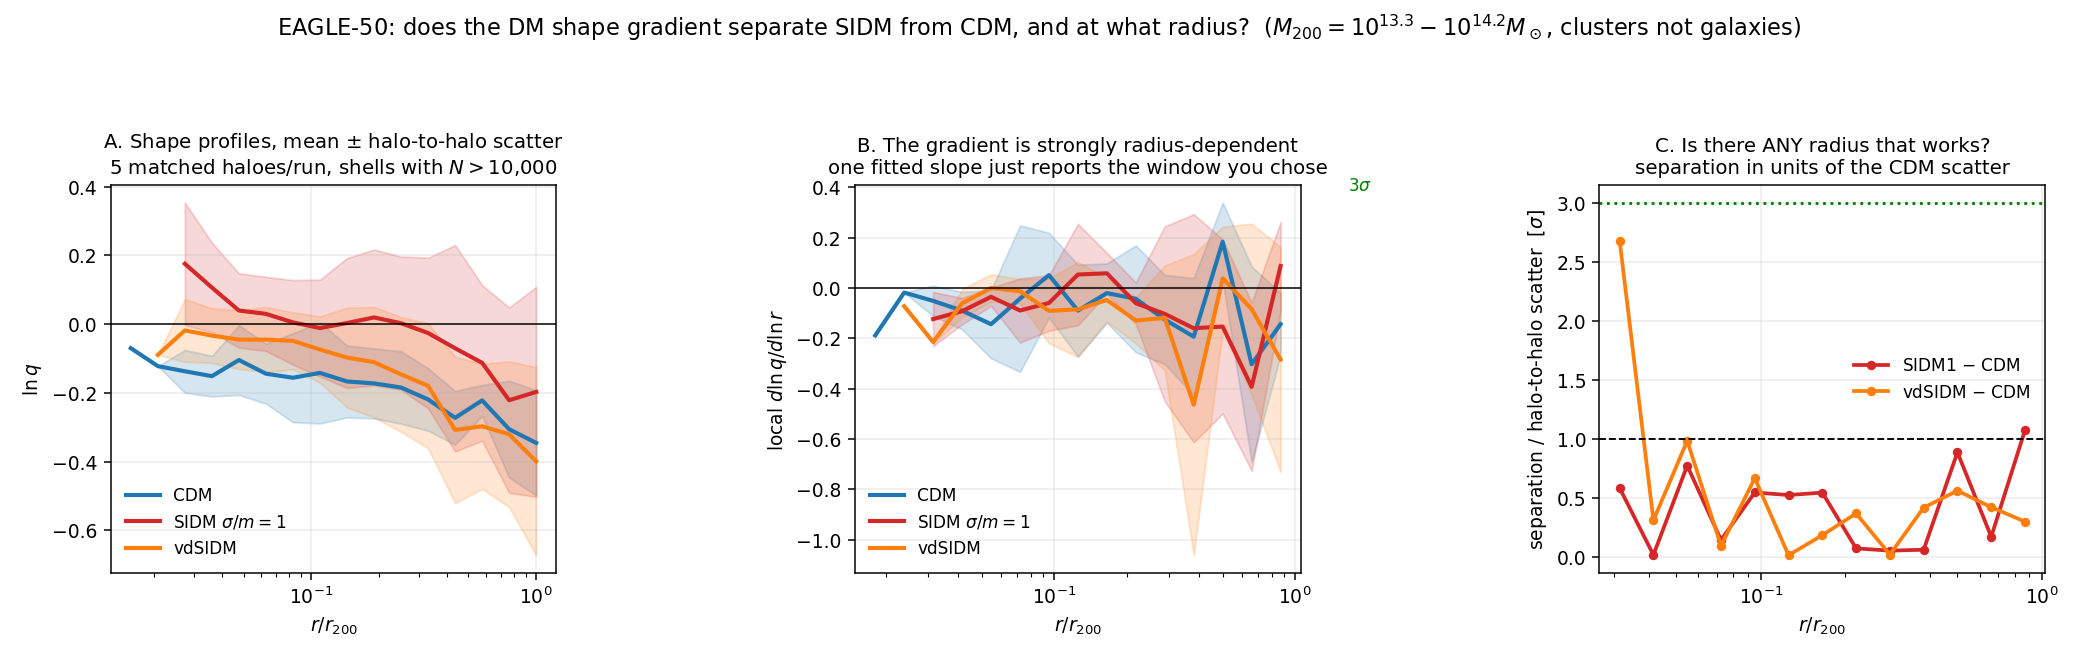

The Python source for this figure:
"""Is there ANY radius where the DM shape gradient separates SIDM from CDM?

Done in ln q, not q: dm_Q is c/a in a frame fixed to the stellar angular
momentum, so it runs above 1 for haloes prolate about that axis (48% of the
SIDM1 bins). ln q is symmetric under oblate<->prolate inversion; a linear fit
in q is not, and an earlier version of this script got a meaningless answer
that way.

Local gradients, not one global slope: the gradient is strongly
radius-dependent, so a single fitted slope just reports the window chosen.
EAGLE-50 ships the SAME haloes run with CDM, SIDM1 and vdSIDM (their r200
agree to 0.4%), so this is a matched comparison that never goes through the
isothermal model.
"""
import os, numpy as np, h5py
import matplotlib; matplotlib.use("Agg")
import matplotlib.pyplot as plt

DATA = "/geir_data/scr/gabrielspace/jeans/examples/data/EAGLE-50"
HERE = os.path.dirname(os.path.abspath(__file__))
RUNS = [("CDMb", "CDM", "#1f77b4"), ("SIDM1b", r"SIDM $\sigma/m{=}1$", "#d62728"),
        ("vdSIDMb", "vdSIDM", "#ff7f0e")]
NMIN = 10_000                      # particles per shell; below this q is noise
XG = np.geomspace(3e-3, 1.0, 22)   # r/r200
XC = np.sqrt(XG[1:]*XG[:-1])


def profiles(key):
    with h5py.File(f"{DATA}/{key}_axisymmetric_shape_profiles.hdf5", "r") as f:
        Q, N, RE, r200 = f["dm_Q"][:], f["dm_N"][:], f["reff"][:], f["r200"][:]
    lnq, grad = [], []
    for i in range(Q.shape[0]):
        x, q, n = RE[i]/r200[i], Q[i], N[i]
        m = np.isfinite(q) & (q > 0) & (n > NMIN) & np.isfinite(x) & (x > 0)
        if m.sum() < 6: continue
        lq = np.interp(XG, x[m], np.log(q[m]), left=np.nan, right=np.nan)
        lq[(XG < x[m].min()) | (XG > x[m].max())] = np.nan
        lnq.append(lq)
        grad.append(np.diff(lq)/np.diff(np.log(XG)))     # local d ln q / d ln r
    return np.array(lnq), np.array(grad)


P = {k: profiles(k) for k, _, _ in RUNS}
fig, ax = plt.subplots(1, 3, figsize=(15.4, 4.9))

for key, lab, col in RUNS:
    lnq = P[key][0]
    mu = np.nanmean(lnq, 0); sd = np.nanstd(lnq, 0)
    ax[0].plot(XG, mu, "-", color=col, lw=2.2, label=lab)
    ax[0].fill_between(XG, mu-sd, mu+sd, color=col, alpha=.18)
ax[0].axhline(0, color="k", lw=.8)
ax[0].set_xscale("log"); ax[0].set_xlabel(r"$r/r_{200}$"); ax[0].set_ylabel(r"$\ln q$")
ax[0].set_title(f"A. Shape profiles, mean $\\pm$ halo-to-halo scatter\n"
                f"5 matched haloes/run, shells with $N>${NMIN:,}", fontsize=10.5)
ax[0].legend(frameon=False, fontsize=9); ax[0].grid(alpha=.25)

for key, lab, col in RUNS:
    g = P[key][1]
    mu = np.nanmean(g, 0); sd = np.nanstd(g, 0)
    ax[1].plot(XC, mu, "-", color=col, lw=2.2, label=lab)
    ax[1].fill_between(XC, mu-sd, mu+sd, color=col, alpha=.18)
ax[1].axhline(0, color="k", lw=.8)
ax[1].set_xscale("log"); ax[1].set_xlabel(r"$r/r_{200}$")
ax[1].set_ylabel(r"local $d\ln q/d\ln r$")
ax[1].set_title("B. The gradient is strongly radius-dependent\n"
                "one fitted slope just reports the window you chose", fontsize=10.5)
ax[1].legend(frameon=False, fontsize=9); ax[1].grid(alpha=.25)

gc, gs, gv = P["CDMb"][1], P["SIDM1b"][1], P["vdSIDMb"][1]
for g, lab, col in ((gs, r"SIDM1 $-$ CDM", "#d62728"), (gv, "vdSIDM $-$ CDM", "#ff7f0e")):
    sep = np.abs(np.nanmean(g, 0) - np.nanmean(gc, 0)) / np.sqrt(
        np.nanstd(gc, 0)**2 + np.nanstd(g, 0)**2)
    ax[2].plot(XC, sep, "o-", color=col, lw=2, ms=4, label=lab)
    k = np.nanargmax(np.where(np.isfinite(sep), sep, -1))
    print(f"{lab:16s} best separation {sep[k]:.2f} sigma at r/r200 = {XC[k]:.3f}")
ax[2].axhline(1, color="k", ls="--", lw=1)
ax[2].axhline(3, color="green", ls=":", lw=1.5)
ax[2].text(3.4e-3, 3.1, "3$\\sigma$", color="green", fontsize=9)
ax[2].set_xscale("log"); ax[2].set_xlabel(r"$r/r_{200}$")
ax[2].set_ylabel(r"separation / halo-to-halo scatter  [$\sigma$]")
ax[2].set_title("C. Is there ANY radius that works?\n"
                "separation in units of the CDM scatter", fontsize=10.5)
ax[2].legend(frameon=False, fontsize=9); ax[2].grid(alpha=.25)

fig.suptitle("EAGLE-50: does the DM shape gradient separate SIDM from CDM, "
             "and at what radius?  ($M_{200}=10^{13.3}-10^{14.2}M_\\odot$, "
             "clusters not galaxies)", fontsize=12)
fig.tight_layout(rect=[0, 0, 1, 0.92])
out = os.path.join(HERE, "eagle_gradient.png")
fig.savefig(out, dpi=135); print("wrote", out)
